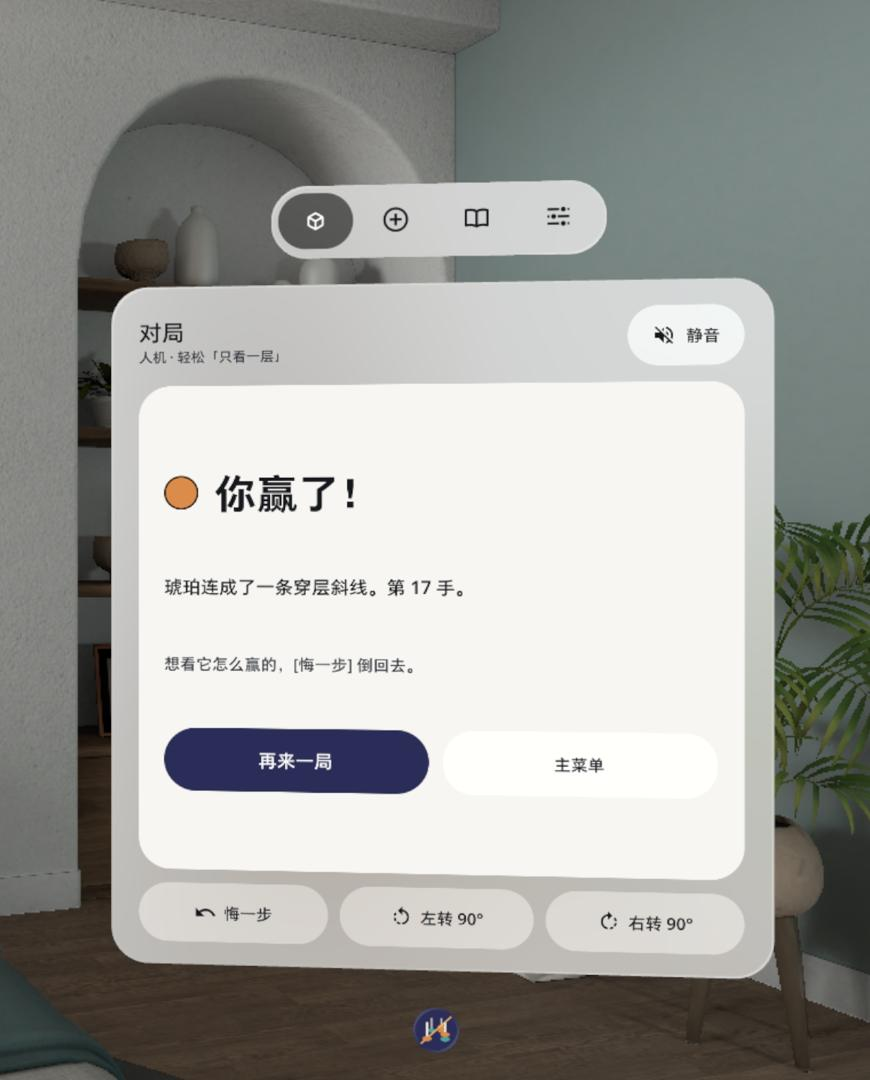
#> input picture dev-context/kj-mbp-m5/_images/0512e96035670514da0f.jpg, 870 x 1080 px
$ python blank.py ../dev-context/kj-mbp-m5/_images/0512e96035670514da0f.jpg
#> lines starting #> are read from the running program, lines starting #| are printed output that depends on the picture; after the words box and inside, x2 and y2 are one past the last pixel; in counts of white or black regions, pixels touching at a corner belong together
"""Blank of the control window in a window crop (unified rule 2026-11-05): (content top - window top + window bottom -
content bottom) / window height, plus the largest blank band inside the content. A row is blank when no neighbouring pixels
across the inner 90 % of the window width differ by more than 28 (no text, no edge; the glass gradient is smooth) (no text, no control, no card edge).

  python3 tools/blank.py SHOT.png [...]      SHOT = a crop that holds the TabBar + the window (tools: rt.sh shot)
"""
import sys
import numpy as np
from PIL import Image


def analyse(path):
    im = np.asarray(Image.open(path).convert("RGB")).astype(float)
    lum = 0.2126 * im[..., 0] + 0.7152 * im[..., 1] + 0.0722 * im[..., 2]
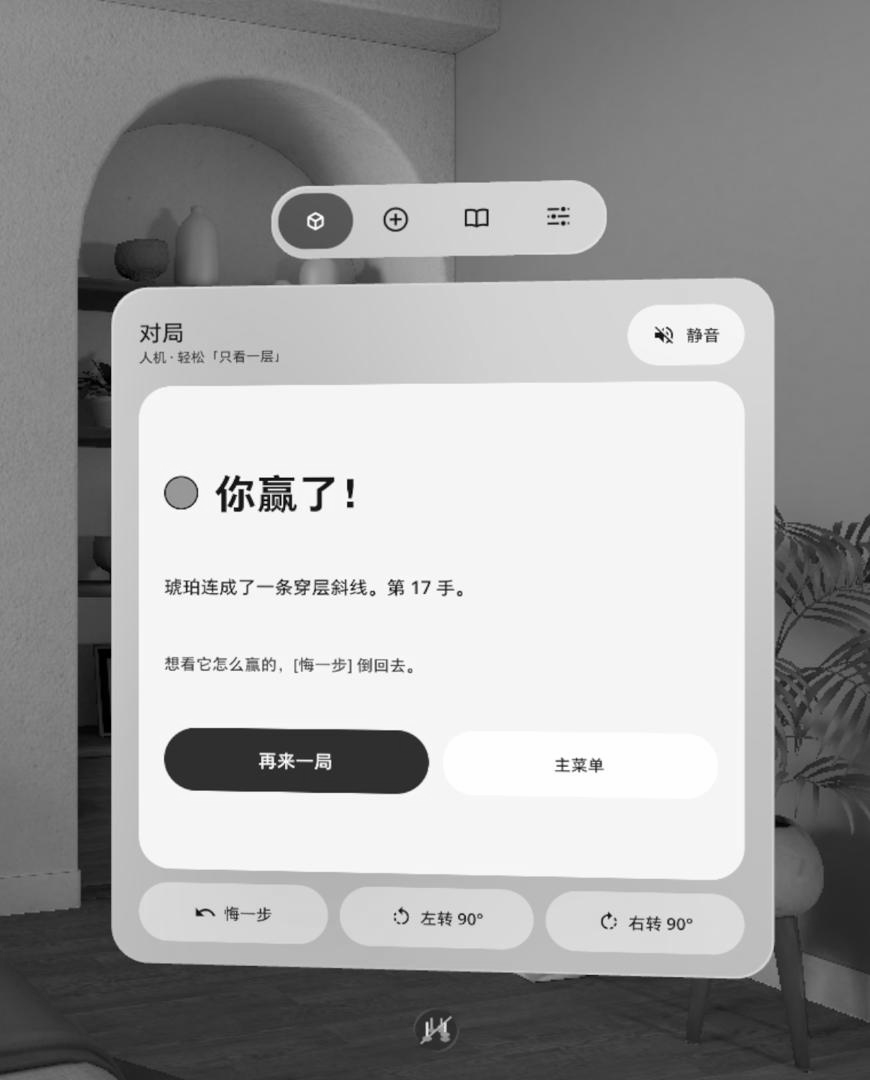
#> lum: shape (1080, 870) float64; min 0, max 255, mean 160.7
    sat = im.max(axis=2) - im.min(axis=2)
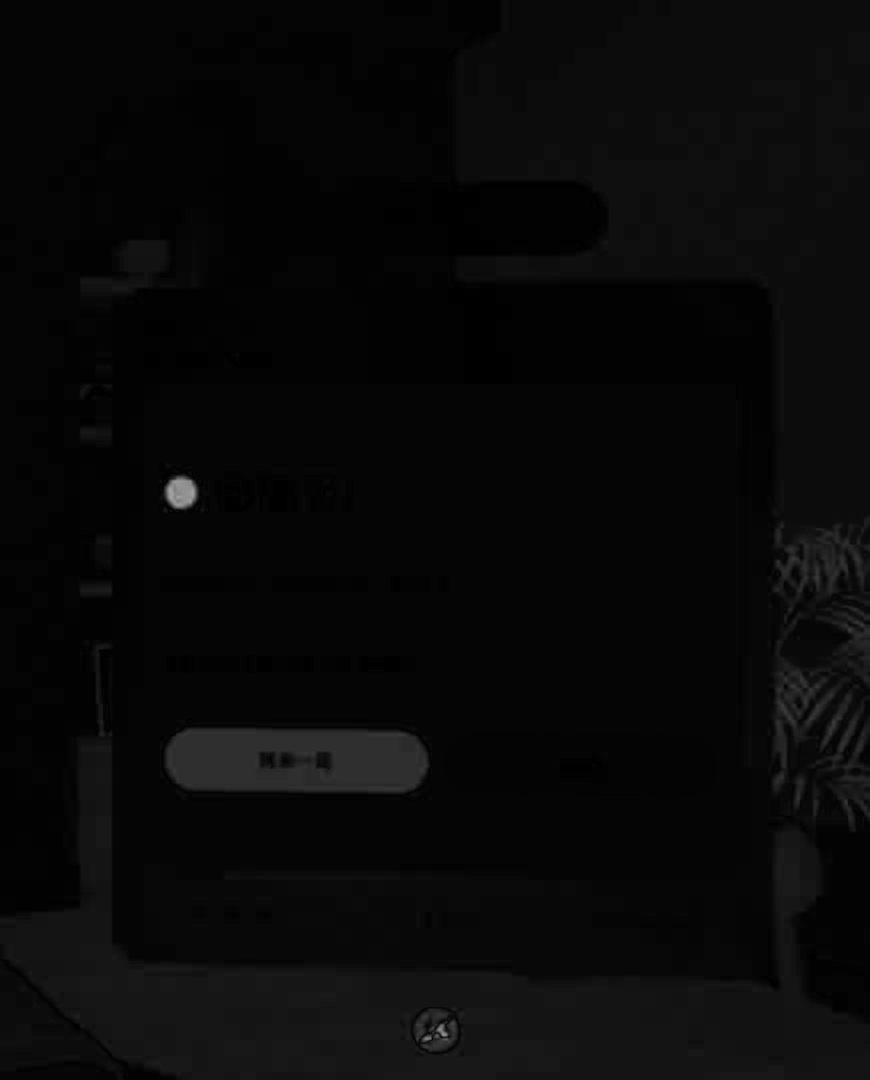
#> sat: shape (1080, 870) float64; min 0, max 164, mean 8.6
    glass = (lum > 150) & (sat < 25)
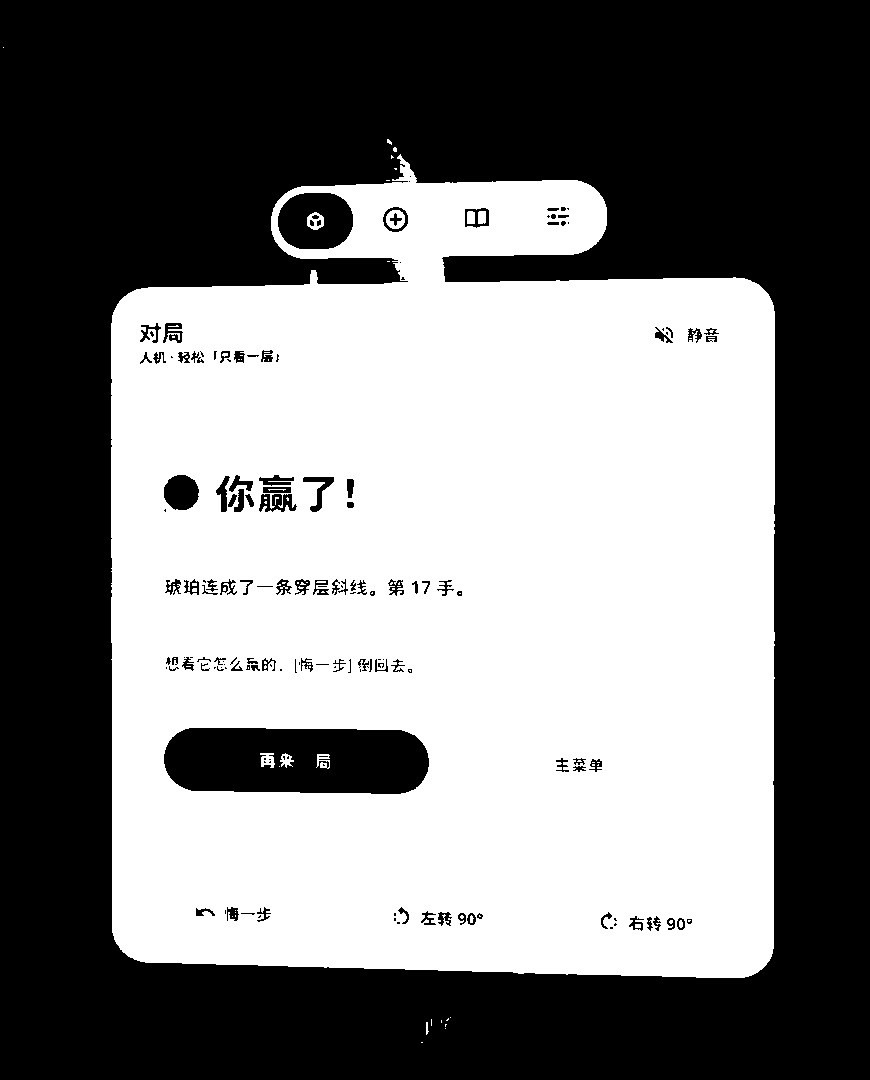
#> glass: shape (1080, 870) bool; 48.2% white; 87 white regions (74 under 20 px), largest, box (x1, y1, x2, y2) and area: (111, 154, 775, 978) 451379, (386, 210, 405, 229) 235, (307, 212, 324, 230) 178
    rows = glass.mean(axis=1)
#> rows = 1080 values, max 0.763 at index 343, min 0 at index 0, mean 0.482
    ys = np.where(rows > 0.45)[0]           # window rows: most of the row is glass (the TabBar row is narrower)
#> ys = 681 values from 284 to 968
    runs, start, prev = [], ys[0], ys[0]
#> runs = []; start = 284; prev = 284
    for v in ys[1:]:
        if v != prev + 1:
            runs.append((start, prev)); start = v
        prev = v
#> this loop made 680 passes
#> start on passes 482, 484: 767, 772
#> after the loop, runs = [(284, 765), (767, 768)]
    runs.append((start, prev))
    y0, y1 = max(runs, key=lambda r: r[1] - r[0])
#> y0 = 284; y1 = 765
    cols = glass[y0:y1].mean(axis=0)
#> cols = 870 values, max 1 at index 430, min 0 at index 0, mean 0.723
    xs = np.where(cols > 0.5)[0]
#> xs = 663 values from 111 to 773
    x0, x1 = xs[0], xs[-1]
#> x0 = 111; x1 = 773
    w = x1 - x0
#> w = 662
    inner = lum[y0 + 6:y1 - 6, int(x0 + 0.05 * w):int(x1 - 0.05 * w)]
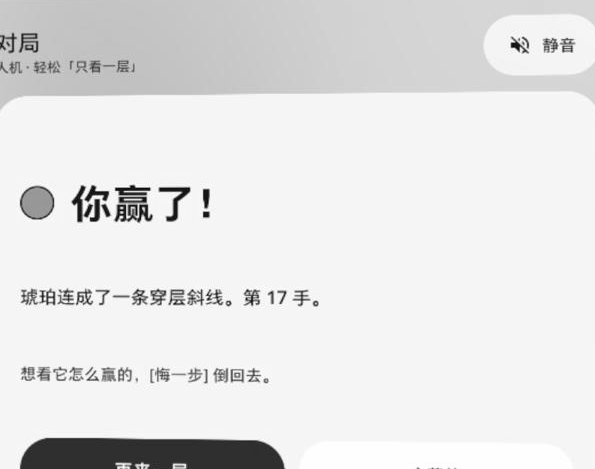
#> inner: shape (469, 595) float64; min 0.213, max 255, mean 229.3
    sub = im[y0 + 6:y1 - 6, int(x0 + 0.05 * w):int(x1 - 0.05 * w)]
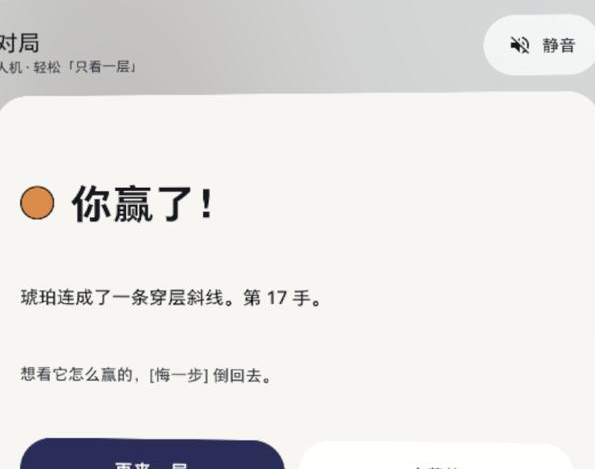
#> sub: shape (469, 595, 3) float64; mean R, G, B 230.1, 229.3, 227.1
    plain = (inner > 150) & (inner < 236) & ((sub.max(axis=2) - sub.min(axis=2)) < 25)
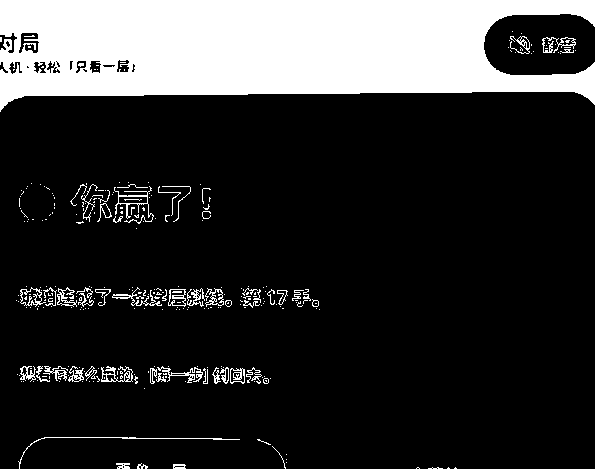
#> plain: shape (469, 595) bool; 19.5% white; 286 white regions (233 under 20 px), largest, box (x1, y1, x2, y2) and area: (0, 0, 595, 112) 49194, (114, 186, 154, 224) 286, (18, 437, 240, 469) 268
    busy = (np.abs(np.diff(inner, axis=1)).max(axis=1) > 28) | (plain.mean(axis=1) < 0.97)
    idx = np.where(busy)[0]
#> idx = 437 values from 15 to 468
    h = y1 - y0
#> h = 481
    top = idx[0] + 6; bottom = h - (idx[-1] + 6)
#> after `top = idx[0] + 6`: top = 21
#> after `bottom = h - (idx[-1] + 6)`: bottom = 7
    gaps = np.diff(idx)
#> gaps = 436 values, max 18 at index 59, min 1 at index 0, mean 1.04
    band = int(gaps.max()) if len(gaps) else 0
#> band = 18
    return h, top, bottom, band


for p in sys.argv[1:]:
    h, t, b, band = analyse(p)
#> h = 481; t = 21; b = 7; band = 18
    print("%s  window %d px  blank top %d + bottom %d = %.1f %%  largest inner band %.1f %%" % (p.split("/")[-1], h, t, b, 100 * (t + b) / h, 100 * band / h))
#| 0512e96035670514da0f.jpg  window 481 px  blank top 21 + bottom 7 = 5.8 %  largest inner band 3.7 %

$ run again, on dev-context/kj-mbp-m5/_images/0a890f670a25a2a64f25.jpg
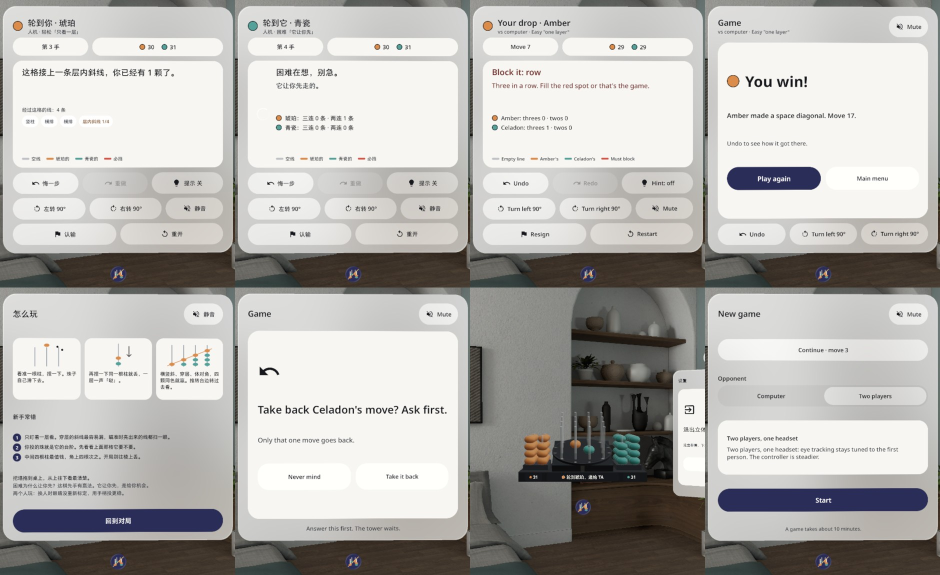
#> input picture dev-context/kj-mbp-m5/_images/0a890f670a25a2a64f25.jpg, 1880 x 1150 px (shown at 1/2 size)
#> in analyse, `glass = (lum > 150) & (sat < 25)`:
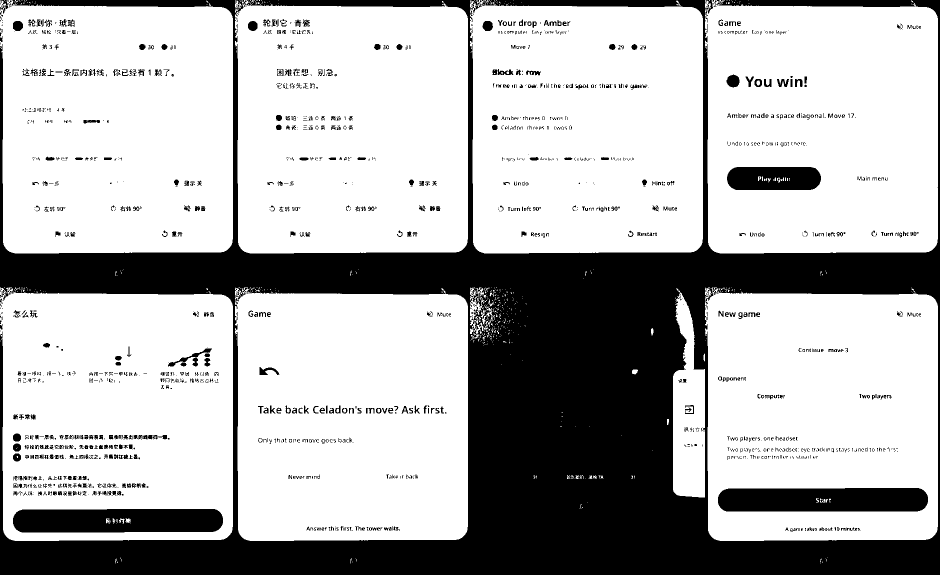
#> glass: shape (1150, 1880) bool (shown at 1/2 size); 70.8% white; 1647 black regions (1069 under 20 px), largest, box (x1, y1, x2, y2) and area: (0, 0, 1880, 1150) 549580, (1436, 976, 1856, 1023) 18933, (26, 1018, 446, 1065) 18709
#> rows = 1150 values, max 0.991 at index 85, min 0 at index 507, mean 0.708
#> ys = 974 values from 13 to 1079
#> in analyse, `runs, start, prev = [], ys[0], ys[0]`: runs = []; start = 13
#> the loop in analyse, `for v in ys[1:]:` made 973 passes
#> start on passes 493, 923, 955: 588, 1023, 1061
#> after the loop in analyse, `for v in ys[1:]:`: runs = [(13, 505), (588, 1017), (1023, 1054)]
#> y0 = 13; y1 = 505
#> cols = 1880 values, max 1 at index 22, min 0 at index 466, mean 0.948
#> xs = 1840 values from 6 to 1875
#> x0 = 6; x1 = 1875
#> w = 1869
#> in analyse, `plain = (inner > 150) & (inner < 236) & ((sub.max(axis=2) - sub.min(ax..`:
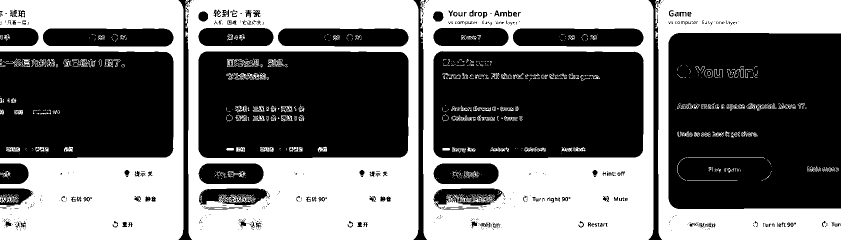
#> plain: shape (480, 1682) bool (shown at 1/2 size); 45.4% white; 884 white regions (716 under 20 px), largest, box (x1, y1, x2, y2) and area: (371, 0, 837, 480) 107364, (841, 0, 1307, 480) 107077, (0, 0, 367, 480) 85415
#> idx = 480 values from 0 to 479
#> in analyse, `h = y1 - y0`: h = 492
#> top = 6
#> bottom = 7
#> gaps = 479 values from 1 to 1
#> in analyse, `band = int(gaps.max()) if len(gaps) else 0`: band = 1
#> `h, t, b, band = analyse(p)`: h = 492; t = 6; b = 7; band = 1
#| 0a890f670a25a2a64f25.jpg  window 492 px  blank top 6 + bottom 7 = 2.6 %  largest inner band 0.2 %
